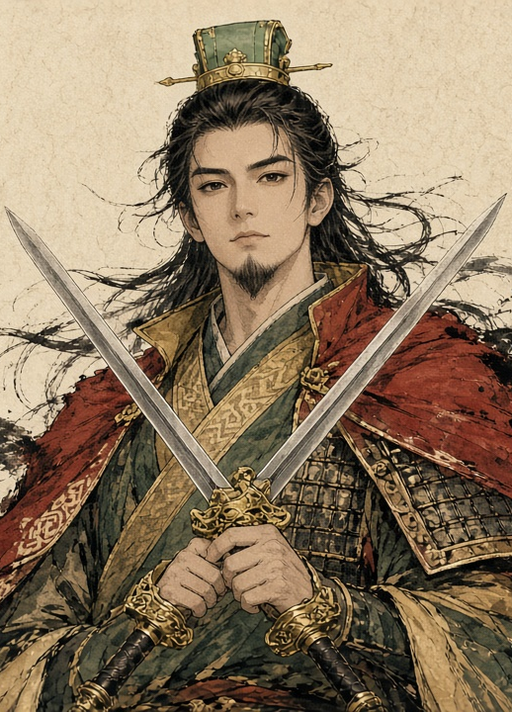
#> input picture docs/art/refs/liubei-512x712.png, 512 x 712 px
$ python build-portraits.py
#> lines starting #> are read from the running program, lines starting #| are printed output that depends on the picture
#!/usr/bin/env python3
"""#177 武将立绘 → WebP。用法：python3 scripts/build-portraits.py
源：docs/art/refs 下用户批准的 512×712 定稿竖裁（不再重裁）。
产物（不入库；已上传阿里云 OSS <baseUrl>/portraits/heroes/）：art/out/portraits/heroes/<slug>.webp（512×712）与 <slug>@s.webp（256×356，LANCZOS 缩小），WebP q82。
需要 Pillow（带 WebP 支持）。改定稿时只改下面的 SOURCES 表，然后重跑本脚本。"""
from pathlib import Path
from PIL import Image

ROOT = Path(__file__).resolve().parent.parent
REFS = ROOT / 'docs/art/refs'
OUT = ROOT / 'art/out/portraits/heroes'
QUALITY = 82
SIZE = (512, 712)
SMALL = (256, 356)
SOURCES = {
    'liubei': 'liubei-512x712.png',
    'caocao': 'caocao-512x712.png',
    'lvbu': 'lvbu-final-512.png',
    'guojia': 'guojia-512x712.png',
    'zhouyu': 'zhouyu-512x712.png',
    'luxun': 'luxun-512x712.png',
    'diaochan': 'diaochan-512x712.png',
    'zhaoyun': 'zhaoyun-512x712.png',  # Z2 定稿，不是 Z3 存档
}


def main() -> None:
    OUT.mkdir(parents=True, exist_ok=True)
    for slug, src in SOURCES.items():
        im = Image.open(REFS / src)
#> im is the input picture: PIL image 512x712 RGB; mean R, G, B 141.4, 121.6, 97
        if im.size != SIZE:
            raise SystemExit(f'{src}: 尺寸 {im.size} ≠ {SIZE}')
        im = im.convert('RGB')
        im.save(OUT / f'{slug}.webp', 'WEBP', quality=QUALITY, method=6)
        im.resize(SMALL, Image.LANCZOS).save(OUT / f'{slug}@s.webp', 'WEBP', quality=QUALITY, method=6)
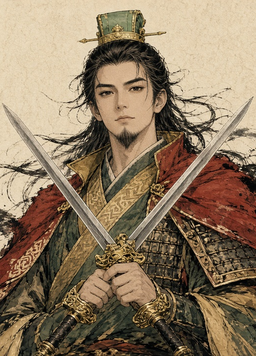
#> saved as liubei@s.webp: PIL image 256x356 RGB; mean R, G, B 141.4, 121.6, 97
        print(f'{slug}: {(OUT / f"{slug}.webp").stat().st_size // 1024}KB / {(OUT / f"{slug}@s.webp").stat().st_size // 1024}KB')
#> pass 2 of the loop in main, `for slug, src in SOURCES.items():`:
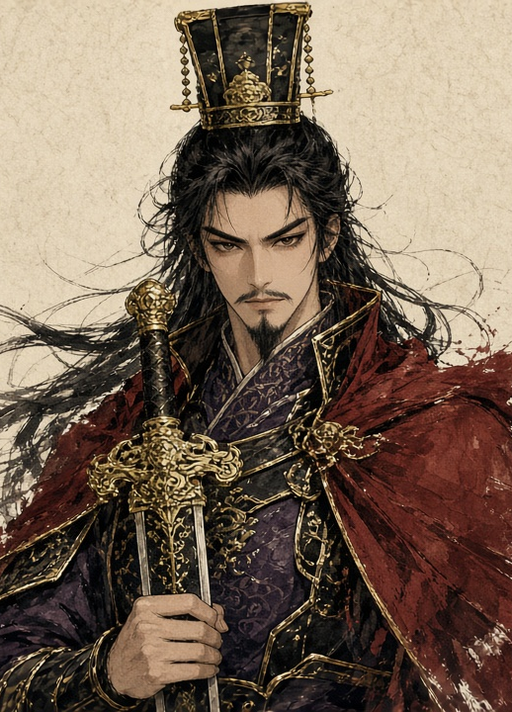
#> input picture docs/art/refs/caocao-512x712.png, 512 x 712 px
#> in main, im is the input picture: PIL image 512x712 RGB; mean R, G, B 121, 103, 86.9
#> in main, `im.resize(SMALL, Image.LANCZOS).save(OUT / f'{slug}@s.webp', 'WEBP', q..`:
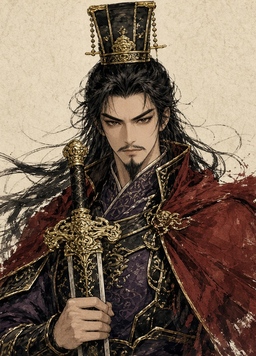
#> saved as caocao@s.webp: PIL image 256x356 RGB; mean R, G, B 121.1, 103, 86.9
#> pass 3 of the loop in main, `for slug, src in SOURCES.items():`:
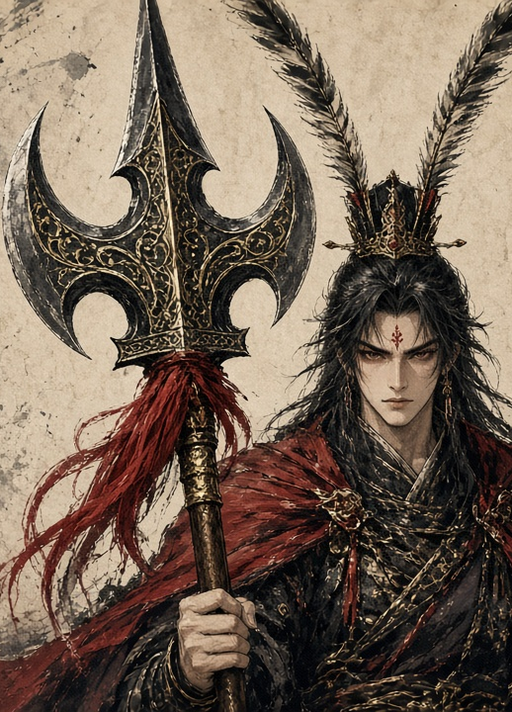
#> input picture docs/art/refs/lvbu-final-512.png, 512 x 712 px
#> in main, im is the input picture: PIL image 512x712 RGB; mean R, G, B 117.1, 100.7, 86.3
#> in main, `im.resize(SMALL, Image.LANCZOS).save(OUT / f'{slug}@s.webp', 'WEBP', q..`:
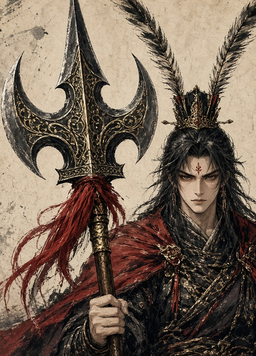
#> saved as lvbu@s.webp: PIL image 256x356 RGB; mean R, G, B 117.1, 100.7, 86.3
#> the loop made 7 passes; the first 3 are shown


if __name__ == '__main__':
#> (the run stopped early here; a loop or call above may not have finished)
